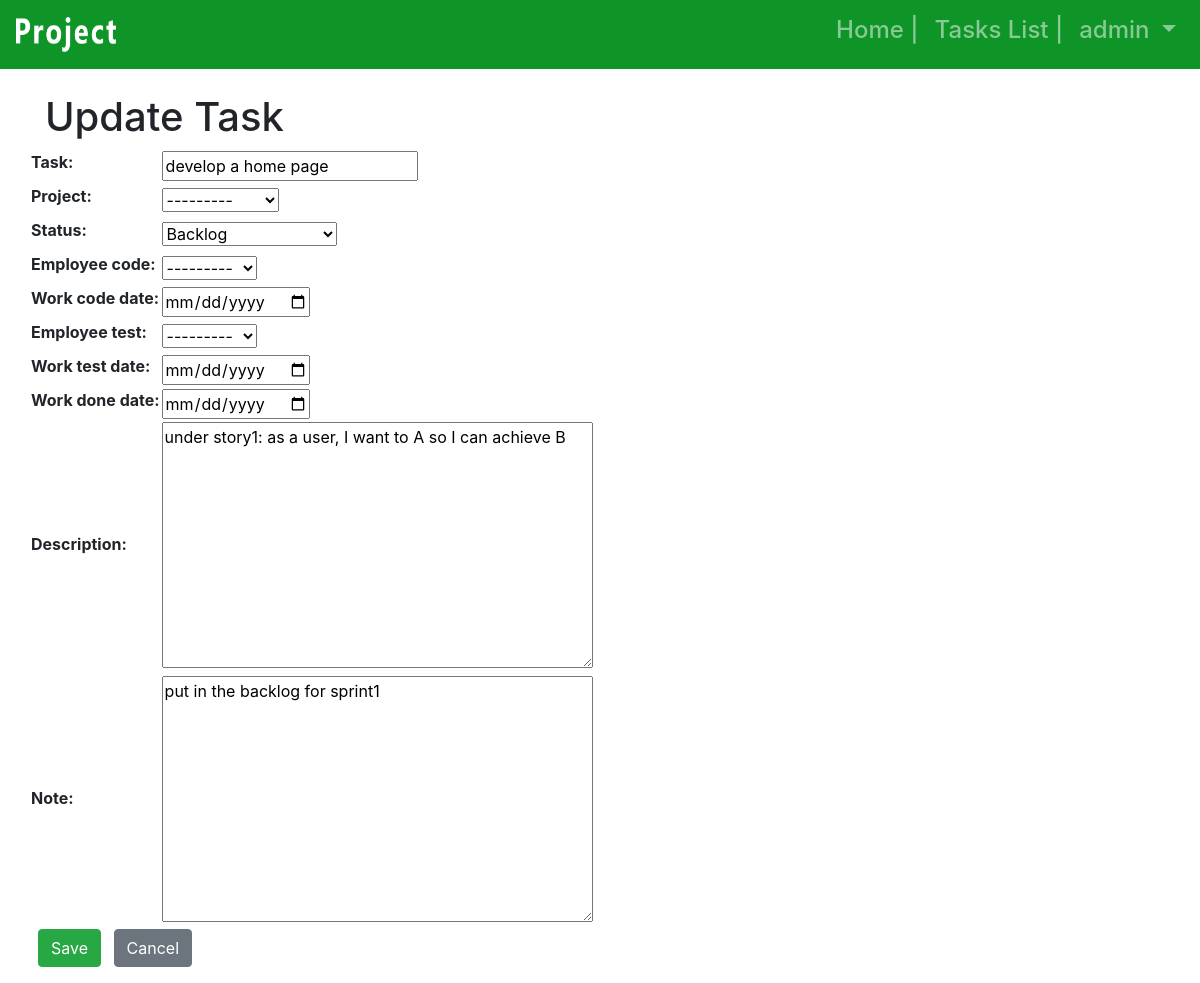
/tasks/1/taskupdate (signed in), run on the app's committed database.
### users/models.py (models this page shows)
class CustomUser(AbstractUser):
    is_employee = models.BooleanField(default=True)
    is_manager = models.BooleanField(default=True)
    role = models.CharField(max_length=50, choices=Role, null=True, blank=True)
    year_of_experience = models.PositiveIntegerField(null=True, blank=True)
    employee_cell_phone = models.CharField(max_length=50, default=' ', null=True, blank=True)
    def __str__(self):
        return "%s" % self.username

### tasks/models.py (models this page shows, shortened)
class Task(models.Model):
    task_no = models.AutoField(auto_created=True, primary_key=True)
    create_by = models.ForeignKey(settings.AUTH_USER_MODEL, on_delete=models.CASCADE, blank=True,
                                  null=True, related_name='+')
    employee_code = models.ForeignKey(settings.AUTH_USER_MODEL, on_delete=models.CASCADE,
                                      blank=True, null=True, related_name='+')
    employee_test = models.ForeignKey(settings.AUTH_USER_MODEL, on_delete=models.CASCADE,
                                      blank=True, null=True, related_name='+')
    project = models.ForeignKey(Project, on_delete=models.CASCADE, default='', blank=True, null=True)
    task = models.CharField(max_length=255, null=True, blank=True)
    description = models.TextField(max_length=255, null=True, blank=True)
    note = models.TextField(max_length=255, null=True, blank=True)
    status = models.CharField(max_length=50, choices=Status, null=True, blank=True)
    work_creat_date = models.DateField(auto_now_add=True)
    work_code_date = models.DateField(auto_now_add=False, null=True, blank=True)
    work_test_date = models.DateField(auto_now_add=False, null=True, blank=True)
    work_done_date = models.DateField(auto_now_add=False, null=True, blank=True)

class Project(models.Model):
    project_id = models.AutoField(auto_created=True, primary_key=True)
    project_manager = models.ForeignKey(settings.AUTH_USER_MODEL, on_delete=models.CASCADE, blank=True, null=True,
                                        related_name='+')
    project_name = models.CharField(max_length=255, null=True, blank=True)
    project_description = models.CharField(max_length=255, null=True, blank=True)
    def __str__(self):
        return "%s" % self.project_name

### tasks/views.py (the view, shortened to what this page needs)
# urls.py: path('<int:pk>/taskupdate', TaskUpdateView.as_view(), name='TaskUpdate'),
class TaskUpdateView(LoginRequiredMixin, UpdateView):
    model = Task
    template_name = 'taskupdate.html'
    form_class = EditForm
    login_url = 'login'

### tasks/forms.py
class EditForm(forms.ModelForm):
    class Meta:
        model = Task
        fields = fields = (
            'task_no',
            'task',
            'project',
            'status',
            'employee_code',
            'work_code_date',
            'employee_test',
            'work_test_date',
            'work_done_date',
            'description',
            'note',
        )
        widgets = {
            'work_code_date': DateInput(),
            'work_test_date': DateInput(),
            'work_done_date': DateInput(),
        }
    def __init__(self, *args, **kwargs):
        super(EditForm, self).__init__(*args, **kwargs)
        self.fields['task'].required = True
        self.fields['project'].required = True

### templates/taskupdate.html
{% extends 'base.html' %}
{% block content %}
    <h1>Update Task</h1>
    <div class="form-group row">
        <form action="" method="post">{% csrf_token %}
            <table class="table-borderless">{{ form.as_table }}</table>
          <button class="btn btn-success ml-2" type="submit">Save</button>
            <a href="{% url 'taskslist' %}" class="btn btn-secondary ml-2">Cancel</a>
        </form>
    </div>
{% endblock content %}

### templates/base.html (shortened to what this page needs)
<!doctype html>
<html lang="en">
  <head>
    <link rel="stylesheet" href="https://stackpath.bootstrapcdn.com/bootstrap/4.1.3/css/bootstrap.min.css">
  </head>
  <body>
    <nav class="navbar navbar-expand-md navbar-dark mb-4" style="background-color: #0f9428;" >
      <a class="navbar-brand" href="{% url 'home' %}">
		{% load static %}
		<img src="{% static "/tasks/image/logo.png" %}" width="100" height="35" class="d-inline-block align-top" alt="Project Taks management system System">
		</a>
          <div class="collapse navbar-collapse" id="navbarNav">
              {% if user.is_authenticated %}
            <ul class="nav navbar-nav ml-auto w-100 justify-content-end">
              <li class="nav-item active" style="text-align: right">
                <h4><a class="nav-link" href="{% url 'home' %}">Home |<span class="sr-only">(current)</span></a></h4>
              </li>
              <li class="nav-item" style="text-align: right">
                <h4><a class="nav-link" href="{% url 'taskslist' %}"
                >Tasks List | </a></h4>
              </li>
              <li>
                  <h4><a class="nav-link dropdown-toggle" href="#" id="userMenu"\
                  data-toggle="dropdown" aria-haspopup="true" aria-expanded\
                                 ="false">
                    {{ user.username }}
                  </a>
                  </h4>
              </li></ul>
        {% else %}
          <form class="form-inline ml-auto">
            <a href="{% url 'login' %}" class="btn btn-secondary ml-2">
            Log In</a>
          </form>
        {% endif %}
      </div>
    </nav>
    <div class="container">
      {% block content %}
      {% endblock content %}
    </div>
  </body>
</html>

### data on the page
CustomUser: username "admin"
Task: task "develop a home page", status "Backlog", employee_code "---------", employee_test "---------", description "under story1: as a user, I want to A so I can achieve B", note "put in the backlog for sprint1"
Project: project "---------"
